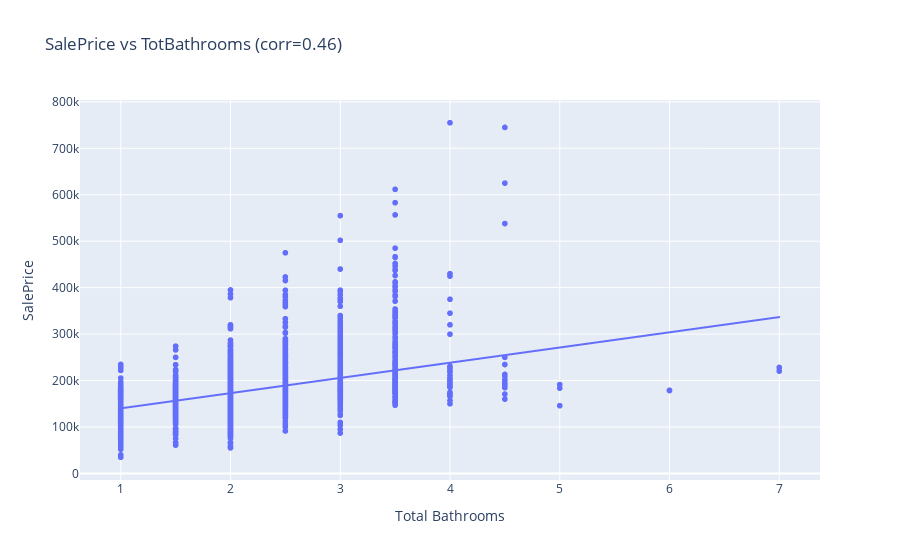

Here is the notebook cell this chart was saved with:
### Code cell
corr_value = data_cleaned['TotBathrooms'].corr(data_cleaned['SalePrice'])

fig = px.scatter(
    data_cleaned, 
    x='TotBathrooms', 
    y='SalePrice', 
    trendline='ols',
    title=f'SalePrice vs TotBathrooms (corr={corr_value:.2f})'
)

fig.update_layout(
    xaxis_title='Total Bathrooms',
    yaxis_title='SalePrice'
)
fig.show()

### Figure 1 — Plotly figure (JSON) as saved in the notebook; plotly's stock layout.template omitted (floating-point values rounded to 4 significant figures; data arrays with more than 128 entries replaced by an {"elided": "..."} marker saying what was removed)
{"data": [{"hovertemplate": "TotBathrooms=%{x}<br>SalePrice=%{y}<extra></extra>", "legendgroup": "", "marker": {"color": "#636efa", "symbol": "circle"}, "mode": "markers", "name": "", "showlegend": false, "type": "scattergl", "x": {"elided": "2919 float values"}, "xaxis": "x", "y": {"elided": "2919 float values"}, "yaxis": "y"}, {"hovertemplate": "<b>OLS trendline</b><br>SalePrice = 32741.9 * TotBathrooms + 107418<br>R<sup>2</sup>=0.213005<br><br>TotBathrooms=%{x}<br>SalePrice=%{y} <b>(trend)</b><extra></extra>", "legendgroup": "", "marker": {"color": "#636efa", "symbol": "circle"}, "mode": "lines", "name": "", "showlegend": false, "type": "scattergl", "x": {"elided": "2919 float values"}, "xaxis": "x", "y": {"elided": "2919 float values"}, "yaxis": "y"}], "layout": {"legend": {"tracegroupgap": 0}, "title": {"text": "SalePrice vs TotBathrooms (corr=0.46)"}, "xaxis": {"anchor": "y", "domain": [0, 1], "title": {"text": "Total Bathrooms"}}, "yaxis": {"anchor": "x", "domain": [0, 1], "title": {"text": "SalePrice"}}}}
